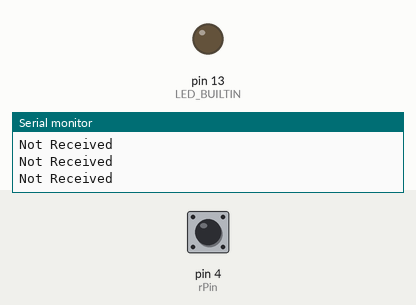
This sketch was run on a simulated Arduino Uno, built with avr-gcc and run on an emulated ATmega328P. Shown: output pins drawn as LEDs (lit = HIGH), the last lines printed to the serial monitor. Dashed ring = blinking. Inputs (shaded band) come from the test bench; at power-on: pin 4 (rPin) LOW.

Above: at 1.2 s.
1.3 s: pin 4 (rPin) driven HIGH
At 1.7 s:
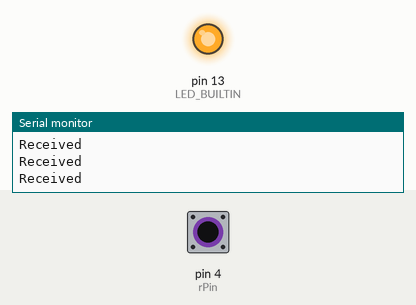
2.8 s: pin 4 (rPin) driven LOW
At 3.3 s:
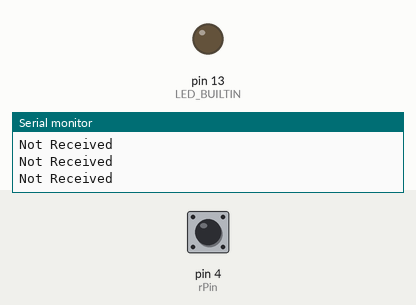
5.8 s: pin 4 (rPin) pulsed HIGH 2 times (0.12 s each, 0.3 s apart)
At 5.87 s:
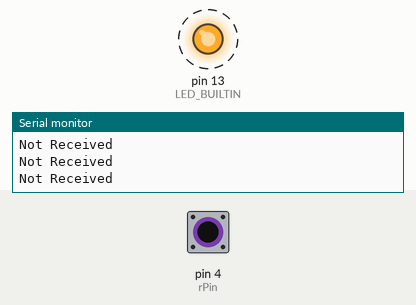
9.4 s: pin 4 (rPin) pulsed HIGH 5 times (0.12 s each, 0.3 s apart)
At 11.2 s:
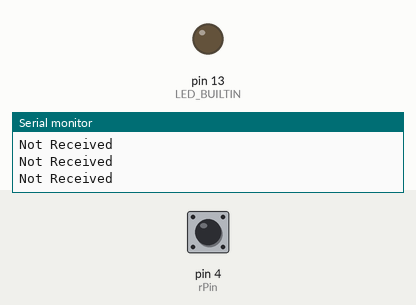
Timing chart, 0 to 12.7 s (numbered marks = the images above; inputs shaded):
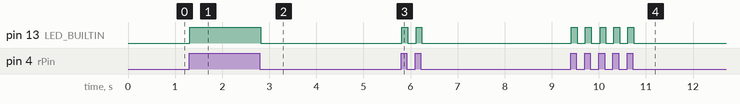

Measured:
- after the input at 1.3 s, pin 13 (LED_BUILTIN): LOW → HIGH at once
- after the input at 2.8 s, pin 13 (LED_BUILTIN): HIGH → LOW at once
- after the input at 5.8 s, pin 13 (LED_BUILTIN): alternates HIGH for 0.12 s and LOW for 0.19 s, 4 changes in all, then stays LOW, starting at once
- after the input at 9.4 s, pin 13 (LED_BUILTIN): alternates HIGH for 0.13 s and LOW for 0.17 s, 10 changes in all, then stays LOW, starting at once

The sketch:

receive.ino
```cpp
int rPin=4;
void setup() {
  // put your setup code here, to run once:
  pinMode(rPin,INPUT);
  pinMode(LED_BUILTIN,OUTPUT);
  Serial.begin(9600);
}

void loop() {
  // put your main code here, to run repeatedly:
  int var=digitalRead(rPin);
  //int freq= var*(1023/433);
  if(var==1){
    Serial.println("Received");
    digitalWrite(LED_BUILTIN,HIGH);
  }
  else{
    Serial.println("Not Received");
    digitalWrite(LED_BUILTIN,LOW);
  }
}
```
